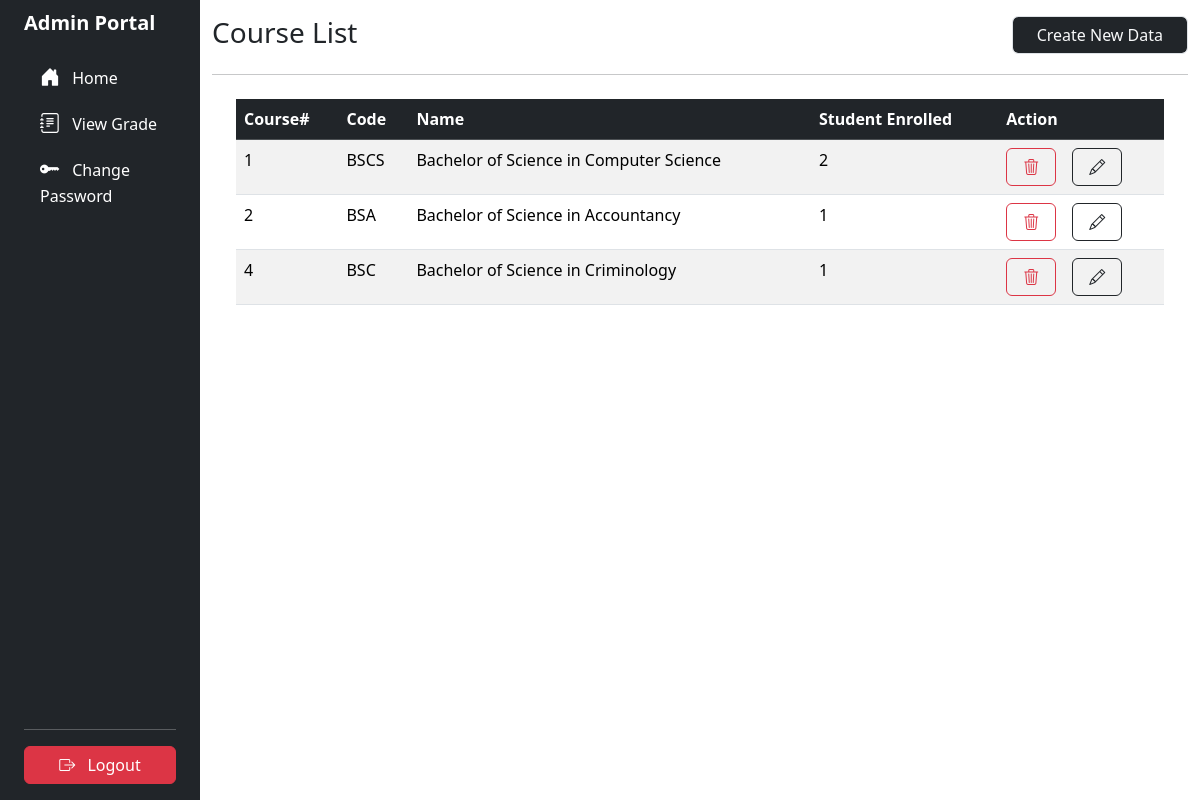
Page /admin/courses.php (signed in) on the committed database.
### tables this page shows
CREATE TABLE `courses` (
  `course_id` int(11) NOT NULL,
  `code` varchar(20) DEFAULT NULL,
  `name` varchar(100) NOT NULL
);

### admin/courses.php (the view, shortened to what this page needs)
<?PHP
require("../conn.php");
$sql = "SELECT cr.course_id AS id, cr.code as code, cr.name AS name, COUNT(st.course_id) as count_student FROM courses cr LEFT JOIN students st ON cr.course_id = st.course_id GROUP BY cr.course_id ORDER BY cr.course_id ASC  ";
$result = $conn->query($sql);
?>
<!DOCTYPE html>
<html lang="en">
<?PHP
require("../components/head.php");
?>
<body>
    <div class="container-fluid">
        <div class="row flex-nowrap">
            <?PHP
            require("../components/sidebar.php")
            ?>
            <div class="col py-3">
                <div class="d-flex w-100">
                <h3>Course List</h3>
                <form action="add.php" class="ms-auto" method="POST">
                    <input type="submit" class="form-control px-4 bg-dark text-light" name="createCourse" value="Create New Data">
                </form>
                </div>
                <hr>
                <div class="m-4">
                    <table class="table table-striped table-hover">
                        <thead class="table-dark">
                            <tr><th scope="col">Course#</th><th scope="col">Code</th><th scope="col">Name</th><th scope="col">Student Enrolled</th><th>Action</th></tr>
                        </thead>
                        <tbody>
                            <?PHP
                            while($row=$result->fetch_assoc()){
                                echo "<tr>";
                                echo "<td>$row[id]</td>";
                                echo "<td>$row[code]</td>";
                                echo "<td>$row[name]</td>";
                                echo "<td>$row[count_student]</td>";
                                echo "<td class='d-flex gap-3'>
                                    <form action='../sql/controller.php' method='POST'>
                                        <input type='hidden' name='delete' value='$row[id]'>
                                        <input type='hidden' name='from' value='courses'>
                                        <button class='btn border-danger' type='submit' onclick='confirm(`Are you sure to delete this data?`)'><i class='bi bi-trash3 p-1 text-danger'></i></button>
                                    </form>
                                    <form action='edit.php' method='POST'>
                                        <input type='hidden' name='edit' value='$row[id]'>
                                        <input type='hidden' name='from' value='courses'>
                                        <button type='submit' class='btn border-dark'><i class='bi bi-pencil p-1 text-dark'></i></button>
                                    </form>
                                </td>";
                                echo "</tr>";
                            }
                            ?>
                        </tbody>
                    </table>
                </div>
            </div>
        </div>
    </div>
</body>
</html>

### rows in the picture
courses: course_id "1", code "BSCS", name "Bachelor of Science in Computer Science", row "2"
courses: course_id "2", code "BSA", name "Bachelor of Science in Accountancy", row "1"
courses: course_id "4", code "BSC", name "Bachelor of Science in Criminology", row "1"
